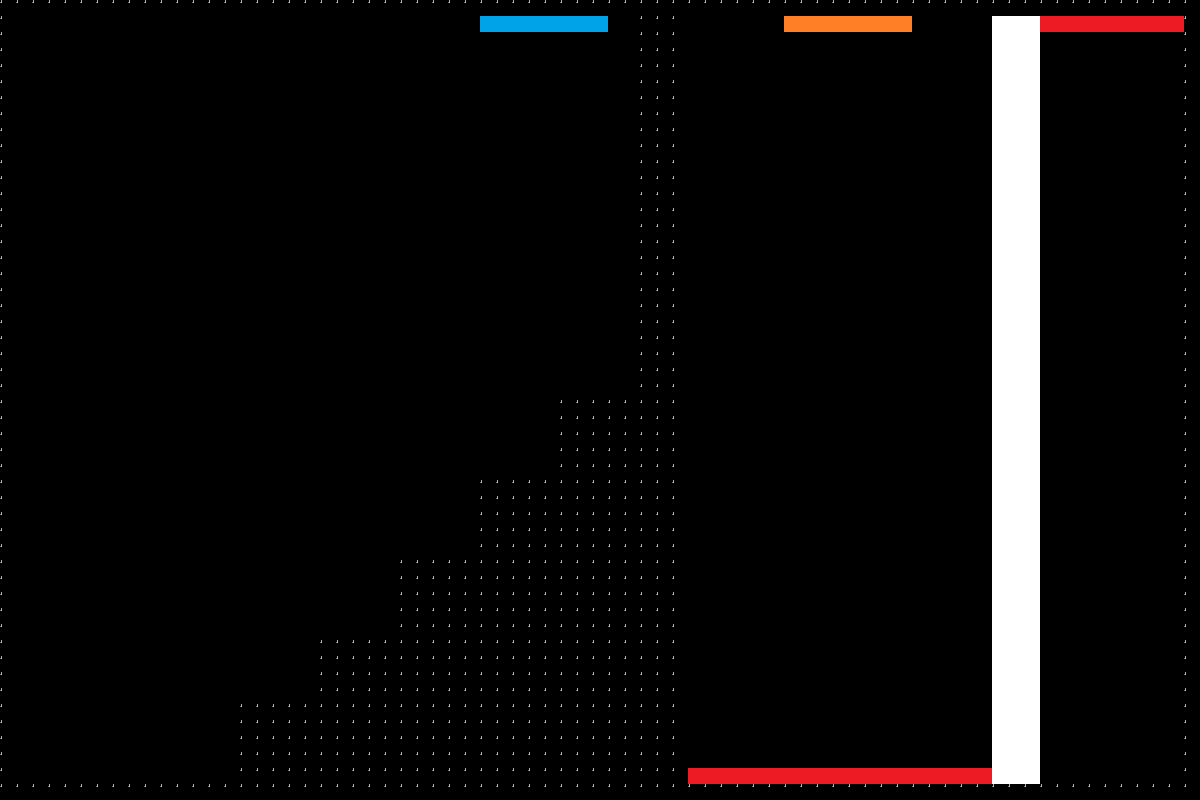

This is a level from a 2D game, rendered from its Tiled map with the project's own tilesets. A one-line summary and the map file follow, with tile-layer data summarised:
An orthogonal 75x50 tile map with 16x16 px tiles, 1 tile layer (Tile Layer 1) and 4 objects (gravity_swap, B_portal_ceiling, Orange_portal_floor, white_button).

<map version="1.10" tiledversion="1.12.2" orientation="orthogonal" renderorder="right-down" width="75" height="50" tilewidth="16" tileheight="16" infinite="0" nextlayerid="4" nextobjectid="5">
 <tileset firstgid="1" source="place_holder_tileset.tsx" />
 <layer id="1" name="Tile Layer 1" width="75" height="50">
  <data>[3750 cells, 933 non-empty, 5 distinct tile ids]</data>
 </layer>
 <objectgroup id="3" name="object_layer">
  <object id="1" name="gravity_swap" x="80.2971" y="317.969" width="100" height="100">
   <properties>
    <property name="ability_type" value="gravity_swap" />
   </properties>
  </object>
  <object id="2" name="B_portal_ceiling" x="478.904" y="14.9227" width="128" height="16">
   <properties>
    <property name="portal_id" type="int" value="1" />
    <property name="portal_rotation" type="int" value="180" />
    <property name="portal_target" type="int" value="2" />
    <property name="portal_type" value="portal" />
   </properties>
  </object>
  <object id="3" name="Orange_portal_floor" x="782.931" y="13.7161" width="128" height="16">
   <properties>
    <property name="portal_id" type="int" value="2" />
    <property name="portal_rotation" type="int" value="180" />
    <property name="portal_target" type="int" value="1" />
    <property name="portal_type" value="portal" />
   </properties>
  </object>
  <object id="4" name="white_button" x="716.576" y="319.394" width="128" height="32" rotation="90">
   <properties>
    <property name="obj_type" value="button" />
   </properties>
  </object>
 </objectgroup>
</map>
